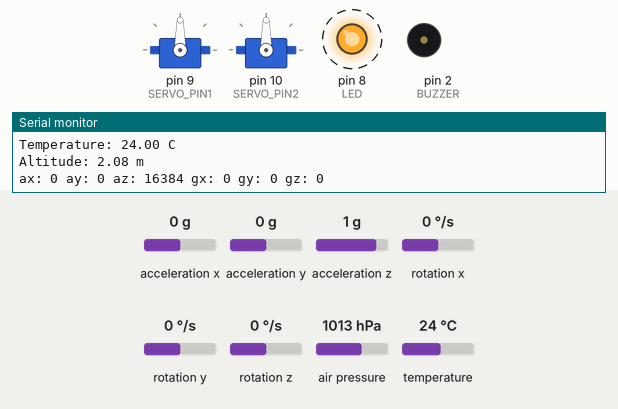
Recording of a sketch running on a simulated Arduino Uno, built with avr-gcc and run on an emulated ATmega328P. On the bench: 2 × servo, output pins drawn as LEDs (lit = HIGH), buzzer (waves = sounding), the last lines printed to the serial monitor. Dashed ring = blinking. Inputs (shaded band) come from the test bench; at power-on: acceleration x 0 g, acceleration y 0 g, acceleration z 1 g, rotation x 0 °/s, rotation y 0 °/s, rotation z 0 °/s, air pressure 1013 hPa, temperature 24 °C. Storage starts empty; EEPROM starts erased.

Above: at 1.3 s.
1.4 s: acceleration x set to -1.4 g
At 2.0 s:
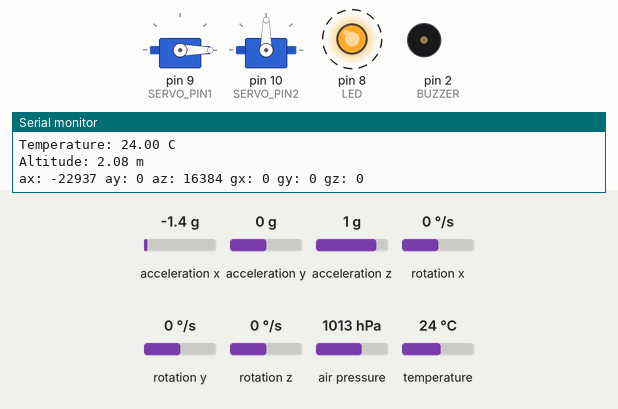
4.4 s: acceleration y set to -1.4 g
At 5.08 s:
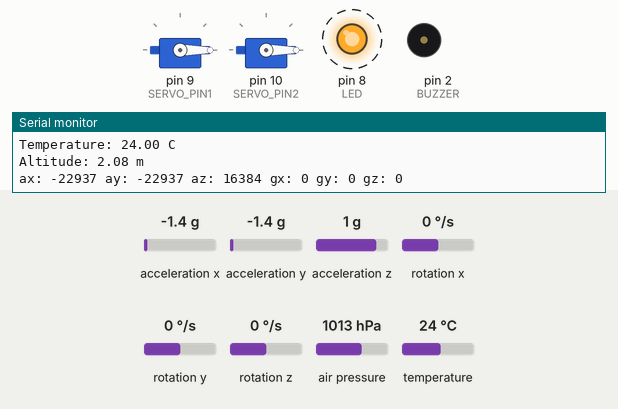
7.4 s: acceleration x set to 0.8 g
At 9.93 s:
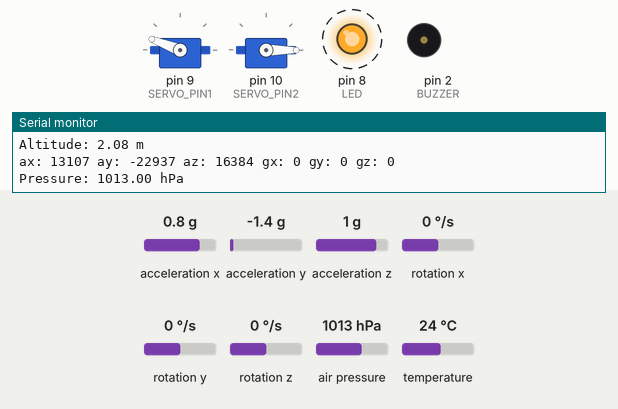
10.4 s: acceleration y set to 0.8 g
At 11.12 s:
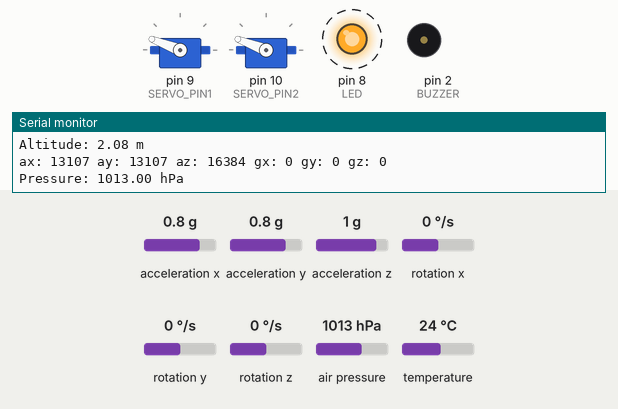
13.4 s: acceleration x set to -0.8 g
At 14.14 s:
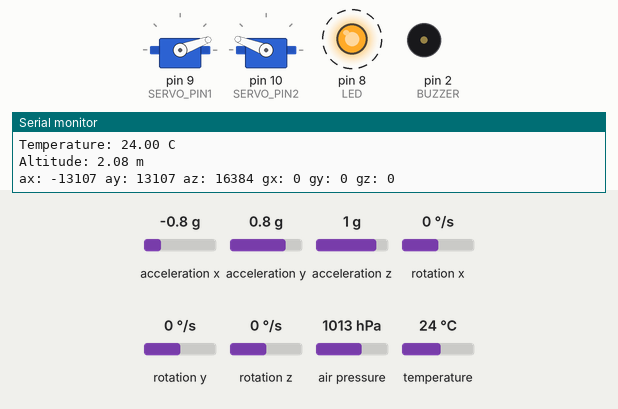
16.4 s: acceleration y set to 0 g
At 17.19 s:
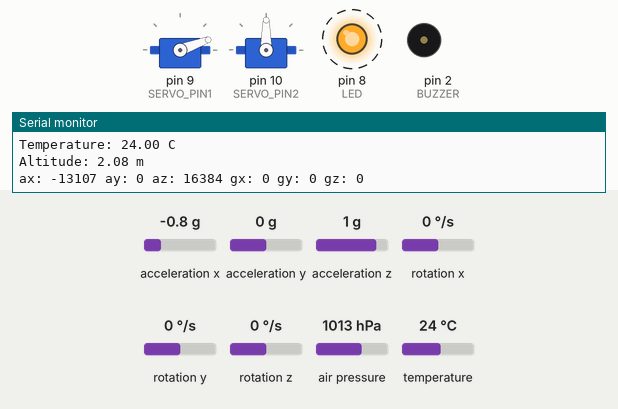
Timing chart, 0 to 20.4 s (numbered marks = the images above; inputs shaded):
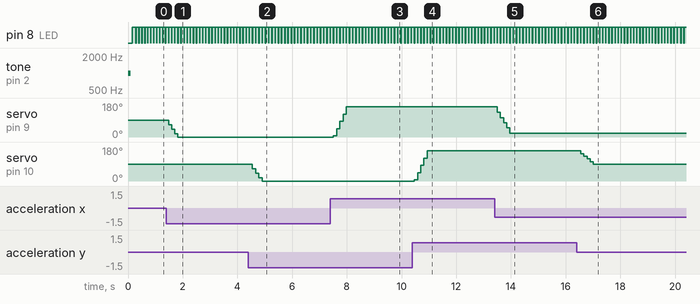

The sketch:

software_+sd_card_.ino
```cpp
#include <Wire.h>
#include <MPU6050.h>
#include <Adafruit_Sensor.h>
#include <Adafruit_BMP085_U.h>
#include <Servo.h>
#include <SD.h>
#include <SPI.h>
#include <EEPROM.h>


#define LED 8
#define BUZZER 2
#define SD_CS 4  // Chip Select pin for SD card module


MPU6050 sensor;


Adafruit_BMP085_Unified bmp = Adafruit_BMP085_Unified(10085);


const int SERVO_PIN1 = 9;
const int SERVO_PIN2 = 10;


Servo sg90;
Servo sg90two;


const int MPU6050_RANGE = 17000;

const int SERVO_MIN_ANGLE = 0;
const int SERVO_MAX_ANGLE = 180;


const int FILTER_SIZE = 5;
int axBuffer[FILTER_SIZE] = {0};
int ayBuffer[FILTER_SIZE] = {0};
int filterIndex = 0;


float highestAltitude = -9999;


const int EEPROM_ADDRESS = 0;

File dataFile;

void setup() {
  Serial.begin(9600);
  Wire.begin();


  pinMode(LED, OUTPUT);
  pinMode(BUZZER, OUTPUT);

  tone(BUZZER, 1000);
  delay(100);
  noTone(BUZZER);


  sensor.initialize();
  if (sensor.testConnection()) {
    Serial.println("MPU6050 connected successfully");
  } else {
    Serial.println("MPU6050 connection failed");
    while (1) {
      delay(500);
    }
  }


  if (!bmp.begin()) {
    Serial.println("Could not find a valid BMP085 sensor, check wiring!");
    while (1) {
      delay(500);
    }
  }


  sg90.attach(SERVO_PIN1);
  sg90two.attach(SERVO_PIN2);
  sg90.write(90);
  sg90two.write(90);


  float eepromAltitude;
  EEPROM.get(EEPROM_ADDRESS, eepromAltitude);
  if (isnan(eepromAltitude)) {

    eepromAltitude = -9999;
    EEPROM.put(EEPROM_ADDRESS, eepromAltitude);
  }
  highestAltitude = eepromAltitude;
  Serial.print("Highest Altitude retrieved from EEPROM: ");
  Serial.println(highestAltitude);


  if (!SD.begin(SD_CS)) {
    Serial.println("SD card initialization failed!");
    while (1) {
      delay(500);
    }
  }
  Serial.println("SD card initialized.");


  dataFile = SD.open("datalog.txt", FILE_WRITE);
  if (!dataFile) {
    Serial.println("Error opening datalog.txt");
  }
}

void loop() {

  digitalWrite(LED, HIGH);


  sensors_event_t event;
  bmp.getEvent(&event);
  if (event.pressure) {
    float pressure = event.pressure;
    Serial.print("Pressure: ");
    Serial.print(pressure);
    Serial.println(" hPa");


    float temperature;
    bmp.getTemperature(&temperature);
    Serial.print("Temperature: ");
    Serial.print(temperature);
    Serial.println(" C");


    float altitude = bmp.pressureToAltitude(1013.25, pressure);
    Serial.print("Altitude: ");
    Serial.print(altitude);
    Serial.println(" m");


    if (dataFile) {
      dataFile.print("Pressure: ");
      dataFile.print(pressure);
      dataFile.print(" hPa, Temperature: ");
      dataFile.print(temperature);
      dataFile.print(" C, Altitude: ");
      dataFile.print(altitude);
      dataFile.println(" m");
      dataFile.flush();
    }


    if (altitude > highestAltitude) {
      highestAltitude = altitude;
      EEPROM.put(EEPROM_ADDRESS, highestAltitude);
      Serial.print("New highest altitude recorded: ");
      Serial.println(highestAltitude);
    }
  }
  static unsigned long lastPrintTime = 0;
  unsigned long currentTime = millis();
  if (currentTime - lastPrintTime >= 10000) {
    Serial.print("Highest Altitude: ");
    Serial.println(highestAltitude);
    lastPrintTime = currentTime;
  }


  int16_t ax, ay, az, gx, gy, gz;
  sensor.getMotion6(&ax, &ay, &az, &gx, &gy, &gz);


  axBuffer[filterIndex] = ax;
  ayBuffer[filterIndex] = ay;
  filterIndex = (filterIndex + 1) % FILTER_SIZE;


  long axSum = 0;
  long aySum = 0;
  for (int i = 0; i < FILTER_SIZE; i++) {
    axSum += axBuffer[i];
    aySum += ayBuffer[i];
  }
  int axFiltered = axSum / FILTER_SIZE;
  int ayFiltered = aySum / FILTER_SIZE;

  Serial.print("ax: "); Serial.print(axFiltered); Serial.print(" ");
  Serial.print("ay: "); Serial.print(ayFiltered); Serial.print(" ");
  Serial.print("az: "); Serial.print(az); Serial.print(" ");
  Serial.print("gx: "); Serial.print(gx); Serial.print(" ");
  Serial.print("gy: "); Serial.print(gy); Serial.print(" ");
  Serial.print("gz: "); Serial.println(gz);

  // Map filtered MPU6050 data to servo angles with increased sensitivity
  int servo_angle1 = map(axFiltered, -MPU6050_RANGE, MPU6050_RANGE, SERVO_MIN_ANGLE, SERVO_MAX_ANGLE);
  int servo_angle2 = map(ayFiltered, -MPU6050_RANGE, MPU6050_RANGE, SERVO_MIN_ANGLE, SERVO_MAX_ANGLE);

  // Constrain the angles to ensure they do not exceed the 0 to 180 degree limit
  servo_angle1 = constrain(servo_angle1, SERVO_MIN_ANGLE, SERVO_MAX_ANGLE);
  servo_angle2 = constrain(servo_angle2, SERVO_MIN_ANGLE, SERVO_MAX_ANGLE);

  // Set servo positions
  sg90.write(servo_angle1);
  sg90two.write(servo_angle2);


  // Turn off LED
  digitalWrite(LED, LOW);


  delay(10);
}
```

Measured:
- after the input at 1.4 s, servo on pin 9 (SERVO_PIN1): 90° → 65° after 0.08 s, → 41° 0.11 s later, → 17° 0.11 s later, → 0° 0.11 s later
- after the input at 4.4 s, servo on pin 10 (SERVO_PIN2): 90° → 65° after 0.15 s, → 41° 0.12 s later, → 17° 0.12 s later, → 0° 0.12 s later
- after the input at 7.4 s, servo on pin 9 (SERVO_PIN1): moves from 0° to 159° over 0.47 s, starting after 0.11 s
- after the input at 10.4 s, servo on pin 10 (SERVO_PIN2): moves from 0° to 159° over 0.46 s, starting after 0.07 s
- after the input at 13.4 s, servo on pin 9 (SERVO_PIN1): moves from 159° to 20° over 0.47 s, starting after 0.10 s
- after the input at 16.4 s, servo on pin 10 (SERVO_PIN2): moves from 159° to 90° over 0.46 s, starting after 0.15 s
- by itself, pin 8 (LED): alternates HIGH for 0.10 s and LOW for 0.01 s
